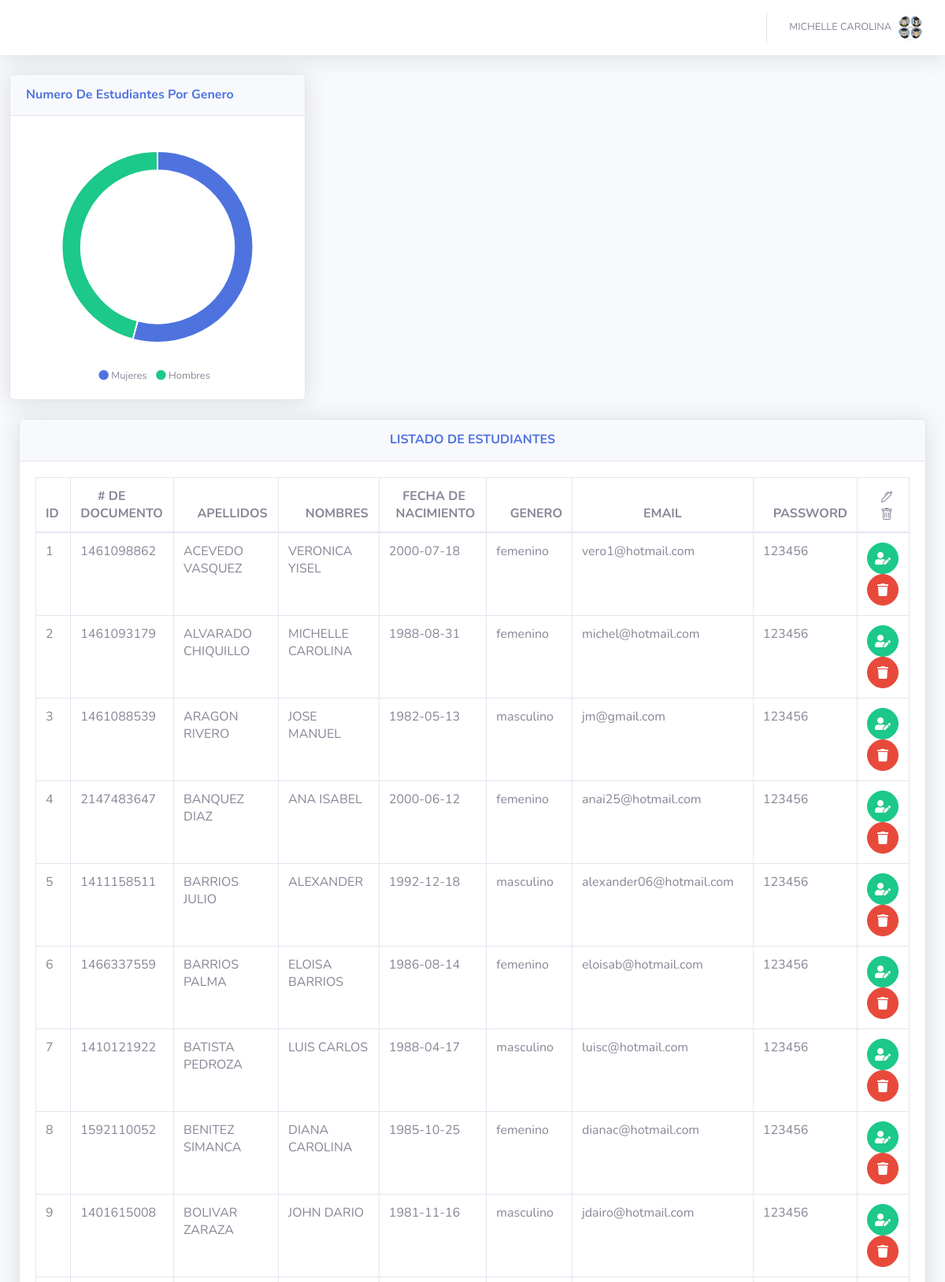
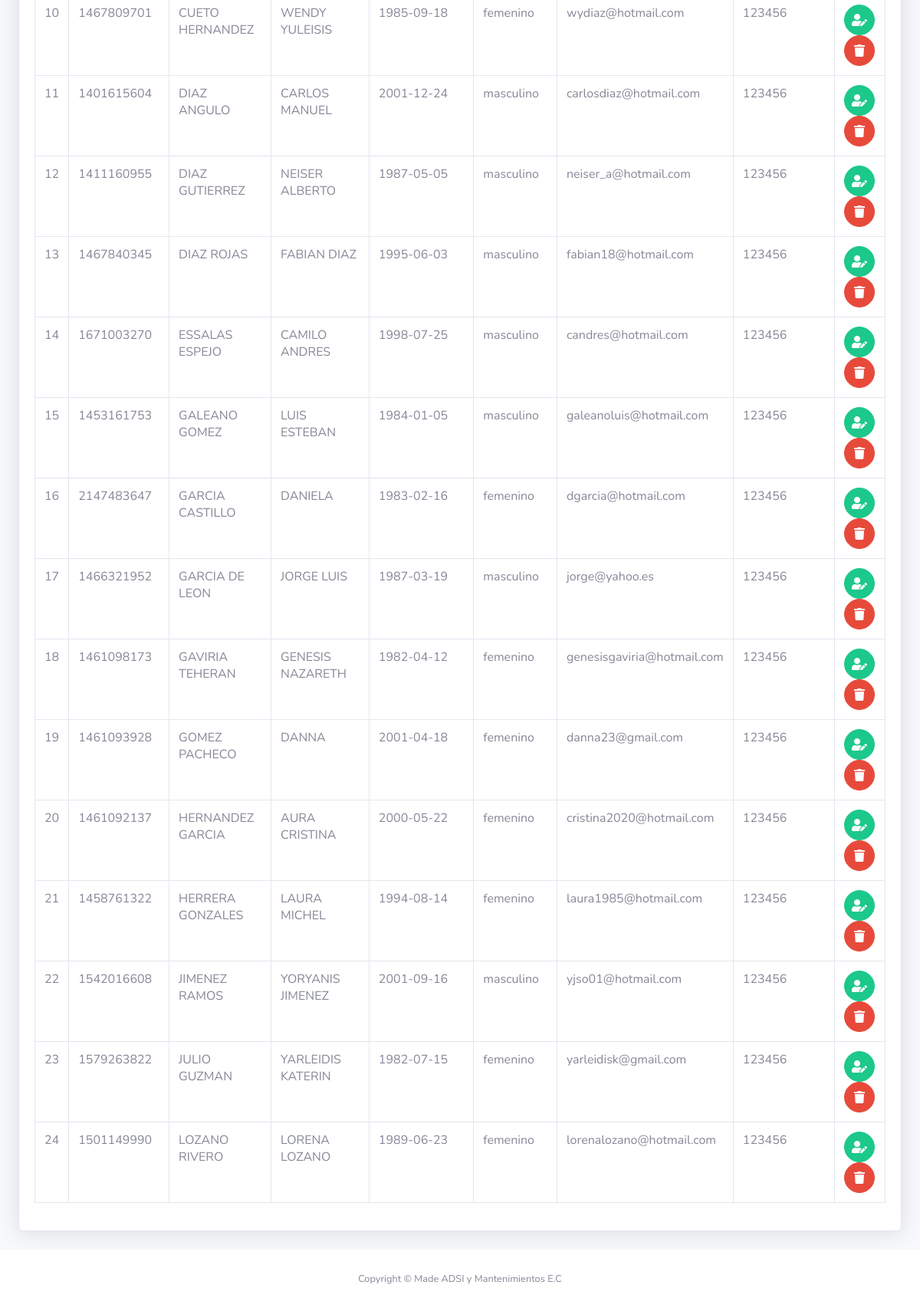
The page /img/tables.php (signed in) on the database its author committed (2 pictures, top to bottom).
### tables this page shows
CREATE TABLE `student` (
  `id` int(100) NOT NULL,
  `documento` int(11) NOT NULL,
  `ti` char(40) NOT NULL,
  `pais_nacimiento` char(20) NOT NULL,
  `fecha_nacimiento` date NOT NULL,
  `apellidos` char(50) NOT NULL,
  `name` char(50) NOT NULL,
  `estado_civil` varchar(30) NOT NULL,
  `institución_educativa` char(15) NOT NULL,
  `educacion_padres` char(20) NOT NULL,
  `activida_padres` char(15) NOT NULL,
  `tipo_vivienda` char(15) NOT NULL,
  `nivel_educacion` char(15) NOT NULL,
  `ingresos_hogar` varchar(100) NOT NULL,
  `genero` char(10) NOT NULL,
  `asignaturas` int(10) NOT NULL,
  `programa_formacion` char(80) NOT NULL,
  `zona_recidencial` varchar(20) NOT NULL,
  `email` varchar(80) NOT NULL,
  `password` varchar(80) NOT NULL
);

### img/tables.php (the view, shortened to what this page needs)
<?php
$servername  = "localhost";
    $username    = "root";
    $password    = "";
    $dbname      = "bdencuestauc_jmpr";
    try {
        $conn = new PDO("mysql:host=$servername; dbname=$dbname", $username, $password);
        $conn->setAttribute(PDO::ATTR_ERRMODE, PDO::ERRMODE_EXCEPTION);
        $stmt = $conn->prepare("SELECT COUNT(*) AS cantidad FROM student GROUP BY genero");
        $stmt->execute();
        $rows1 = $stmt->fetchAll(PDO::FETCH_OBJ);
        $datos = null;
        foreach($rows1 as $row){
        if($datos == null){
        $datos .= $row->cantidad;
        }else{
          $datos .= ",".$row->cantidad;
        }
        }
    } catch(PDOExection $e) {
        echo $e->getMessage();
    }
?>
<?php
if (isset($_SESSION['id'])) {
    $servername  = "localhost";
    $username    = "root";
    $password    = "";
    $dbname      = "bdencuestauc_jmpr";
    try {
        $conn = new PDO("mysql:host=$servername; dbname=$dbname", $username, $password);
        $conn->setAttribute(PDO::ATTR_ERRMODE, PDO::ERRMODE_EXCEPTION);
        $stmt = $conn->prepare("SELECT * FROM student");
        $stmt->execute();
        $rows2 = $stmt->fetchAll(PDO::FETCH_OBJ);
    } catch(PDOExection $e) {
        echo $e->getMessage();
    }
    ?>
  <?php
  include_once('header.php');
  include_once('sidebar.php');
  include_once('topbar.php');
  ?>
<!DOCTYPE html>
<html lang="es">
<head>
    <div class="col-xl-4 col-lg-5">
              <div class="card shadow mb-4">
                <div class="card-header py-3 d-flex flex-row align-items-center justify-content-between">
                  <h6 class="m-0 font-weight-bold text-primary">Numero De Estudiantes Por Genero</h6>
                </div>
                <div class="card-body">
                  <div class="chart-pie pt-4 pb-2">
                    <canvas id="myPieChart"></canvas>
                  </div>
                  <div class="mt-4 text-center small">
                    <span class="mr-2">
                      <i class="fas fa-circle text-primary"></i> Mujeres
                    </span>
                    <span class="mr-2">
                      <i class="fas fa-circle text-success"></i> Hombres
                    </span>
                  </div>
                </div>
              </div>
            </div>
        <div class="container-fluid">
          <div class="card shadow mb-4">
            <div class="card-header py-3">
              <div class="text-center">
              <h6 class="m-0 font-weight-bold text-primary">LISTADO DE ESTUDIANTES</h6>
              </div>
            </div>
            <div class="card-body">
              <div class="table-responsive">
                <table class="table table-bordered" id="dataTable" width="100%" cellspacing="0">
                  <thead>
                    <tr>
                      <th>ID</th>
                      <th>&nbsp;&nbsp;&nbsp;&nbsp;&nbsp;# DE DOCUMENTO</th>
                      <th>&nbsp;&nbsp;&nbsp;&nbsp;APELLIDOS</th>
                      <th>&nbsp;&nbsp;&nbsp;&nbsp;&nbsp;NOMBRES </th>
                      <th>&nbsp;&nbsp;&nbsp;&nbsp;FECHA DE &nbsp;&nbsp;NACIMIENTO</th>
                      <th>&nbsp;&nbsp;&nbsp;&nbsp;GENERO</th>
                      <th>&nbsp;&nbsp;&nbsp;&nbsp;&nbsp;&nbsp;&nbsp;&nbsp;&nbsp;&nbsp;&nbsp;&nbsp;&nbsp;&nbsp;&nbsp;&nbsp;&nbsp;&nbsp;EMAIL</th>
                      <th>&nbsp;&nbsp;&nbsp;PASSWORD</th>
                      <th>&nbsp;&nbsp;&nbsp;&nbsp;
                            </th>
                    </tr>
                  </thead>
                  <tbody>
                  <?php
                      foreach ($rows2 as $row){
                  ?>
                      <tr>
                        <td><?=$row->id?></td>
                        <td><?=$row->documento?>
                        <td><?=$row->apellidos?></td>
                        <td><?=$row->name?></td>
                        <td><?=$row->fecha_nacimiento?></td>
                        <td><?=$row->genero?></td>
                        <td><?=$row->email?></td>
                        <td><?=$row->password?></td>
                        <td>
                          <a href="edit.php?id=<?=$row->id?>" class="btn btn-success btn-circle">
                              <i class="fas fa-user-edit"></i>
                          </a>
                          <a href="delete.php?id=<?=$row->id?>" class="btn btn-danger btn-circle">
                              <i class="fas fa-trash"></i>
                          </a>
                        </td>
                      </tr>
                      <?php
                      }
                      ?>
                  </tbody>
                </table>
              </div>
            </div>
          </div>
        </div>
      </div>
      <?php
             include_once('footer.php')
    ?>
<script>
  Chart.defaults.global.defaultFontFamily = 'Nunito', '-apple-system,system-ui,BlinkMacSystemFont,"Segoe UI",Roboto,"Helvetica Neue",Arial,sans-serif';
Chart.defaults.global.defaultFontColor = '#858796';
// Pie Chart Example
var ctx = document.getElementById("myPieChart");
var myPieChart = new Chart(ctx, {
  type: 'doughnut',
  data: {
    labels: ["Mujeres","Hombres"],
    datasets: [{
      data: [<?php echo $datos?>],
      backgroundColor: ['#4e73df', '#1cc88a'],
      hoverBackgroundColor: ['#2e59d9', '#17a673'],
      hoverBorderColor: "rgba(234, 236, 244)",
    }],
  },
  options: {
    maintainAspectRatio: false,
    tooltips: {
      backgroundColor: "rgb(255,255,255)",
      bodyFontColor: "#858796",
      borderColor: '#dddfeb',
      borderWidth: 1,
      xPadding: 15,
      yPadding: 15,
      displayColors: false,
      caretPadding: 10,
    },
    legend: {
      display: false
    },
    cutoutPercentage: 80,
  },
});
</script>
</body>
</html>
<?php
} else {
  header('location: login.php');
}
  ?>

### rows shown on the page
student: id "1", documento "1461098862", apellidos "ACEVEDO VASQUEZ", name "VERONICA YISEL", fecha_nacimiento "2000-07-18", genero "femenino", email "vero1@hotmail.com", password "123456"
student: id "2", documento "1461093179", apellidos "ALVARADO CHIQUILLO", name "MICHELLE CAROLINA", fecha_nacimiento "1988-08-31", genero "femenino", email "michel@hotmail.com", password "123456"
student: id "3", documento "1461088539", apellidos "ARAGON RIVERO", name "JOSE MANUEL", fecha_nacimiento "1982-05-13", genero "masculino", email "jm@gmail.com", password "123456"
student: id "4", documento "2147483647", apellidos "BANQUEZ DIAZ", name "ANA ISABEL", fecha_nacimiento "2000-06-12", genero "femenino", email "anai25@hotmail.com", password "123456"
student: id "5", documento "1411158511", apellidos "BARRIOS JULIO", name "ALEXANDER", fecha_nacimiento "1992-12-18", genero "masculino", email "alexander06@hotmail.com", password "123456"
student: id "6", documento "1466337559", apellidos "BARRIOS PALMA", name "ELOISA BARRIOS", fecha_nacimiento "1986-08-14", genero "femenino", email "eloisab@hotmail.com", password "123456"
student: id "7", documento "1410121922", apellidos "BATISTA PEDROZA", name "LUIS CARLOS", fecha_nacimiento "1988-04-17", genero "masculino", email "luisc@hotmail.com", password "123456"
student: id "8", documento "1592110052", apellidos "BENITEZ SIMANCA", name "DIANA CAROLINA", fecha_nacimiento "1985-10-25", genero "femenino", email "dianac@hotmail.com", password "123456"
student: id "9", documento "1401615008", apellidos "BOLIVAR ZARAZA", name "JOHN DARIO", fecha_nacimiento "1981-11-16", genero "masculino", email "jdairo@hotmail.com", password "123456"
student: id "10", documento "1467809701", apellidos "CUETO HERNANDEZ", name "WENDY YULEISIS", fecha_nacimiento "1985-09-18", genero "femenino", email "wydiaz@hotmail.com", password "123456"
student: id "11", documento "1401615604", apellidos "DIAZ ANGULO", name "CARLOS MANUEL", fecha_nacimiento "2001-12-24", genero "masculino", email "carlosdiaz@hotmail.com", password "123456"
student: id "12", documento "1411160955", apellidos "DIAZ GUTIERREZ", name "NEISER ALBERTO", fecha_nacimiento "1987-05-05", genero "masculino", email "neiser_a@hotmail.com", password "123456"
student: id "13", documento "1467840345", apellidos "DIAZ ROJAS", name "FABIAN DIAZ", fecha_nacimiento "1995-06-03", genero "masculino", email "fabian18@hotmail.com", password "123456"
student: id "14", documento "1671003270", apellidos "ESSALAS ESPEJO", name "CAMILO ANDRES", fecha_nacimiento "1998-07-25", genero "masculino", email "candres@hotmail.com", password "123456"
student: id "15", documento "1453161753", apellidos "GALEANO GOMEZ", name "LUIS ESTEBAN", fecha_nacimiento "1984-01-05", genero "masculino", email "galeanoluis@hotmail.com", password "123456"
student: id "16", documento "2147483647", apellidos "GARCIA CASTILLO", name "DANIELA", fecha_nacimiento "1983-02-16", genero "femenino", email "dgarcia@hotmail.com", password "123456"
student: id "17", documento "1466321952", apellidos "GARCIA DE LEON", name "JORGE LUIS", fecha_nacimiento "1987-03-19", genero "masculino", email "jorge@yahoo.es", password "123456"
student: id "18", documento "1461098173", apellidos "GAVIRIA TEHERAN", name "GENESIS NAZARETH", fecha_nacimiento "1982-04-12", genero "femenino", email "genesisgaviria@hotmail.com", password "123456"
student: id "19", documento "1461093928", apellidos "GOMEZ PACHECO", name "DANNA", fecha_nacimiento "2001-04-18", genero "femenino", email "danna23@gmail.com", password "123456"
student: id "20", documento "1461092137", apellidos "HERNANDEZ GARCIA", name "AURA CRISTINA", fecha_nacimiento "2000-05-22", genero "femenino", email "cristina2020@hotmail.com", password "123456"
student: id "21", documento "1458761322", apellidos "HERRERA GONZALES", name "LAURA MICHEL", fecha_nacimiento "1994-08-14", genero "femenino", email "laura1985@hotmail.com", password "123456"
student: id "22", documento "1542016608", apellidos "JIMENEZ RAMOS", name "YORYANIS JIMENEZ", fecha_nacimiento "2001-09-16", genero "masculino", email "yjso01@hotmail.com", password "123456"
student: id "23", documento "1579263822", apellidos "JULIO GUZMAN", name "YARLEIDIS KATERIN", fecha_nacimiento "1982-07-15", genero "femenino", email "yarleidisk@gmail.com", password "123456"
student: id "24", documento "1501149990", apellidos "LOZANO RIVERO", name "LORENA LOZANO", fecha_nacimiento "1989-06-23", genero "femenino", email "lorenalozano@hotmail.com", password "123456"

### other values the page prints
$_SESSION['name'] "MICHELLE CAROLINA"
chart data {{ $datos }} 13,11
